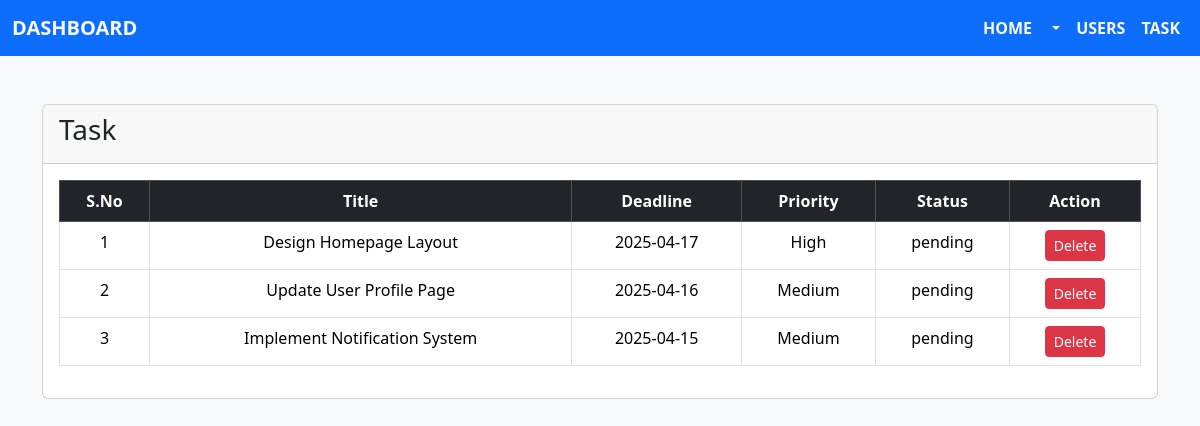
Screenshot of /admin/idTask.php?user_id=1 with the database file from the repository.
### tables this page shows
CREATE TABLE IF NOT EXISTS `tasks` (
  `id` int NOT NULL AUTO_INCREMENT,
  `user_id` int NOT NULL,
  `title` varchar(255) NOT NULL,
  `deadline` date NOT NULL,
  `priority` enum('High','Medium','Low') NOT NULL,
  `status` varchar(50) NOT NULL DEFAULT 'Pending',
  PRIMARY KEY (`id`),
  KEY `user_id` (`user_id`)
);

### admin/idTask.php (the view, shortened to what this page needs)
<!doctype html>
<html lang="en">
<head>
    <link href="https://cdn.jsdelivr.net/npm/bootstrap@5.3.5/dist/css/bootstrap.min.css" rel="stylesheet">
</head>
<body class=" bg-light">
    <div class="container-fluid ">
        <div class="row">
            <div class="col-sm-12 p-0">
                <nav class="navbar navbar-expand-lg bg-primary ">
                    <div class="container-fluid">
                        <a class="navbar-brand fw-bold text-light text-uppercase" href="dashboard.php">Dashboard</a>
                        <div class="collapse navbar-collapse" id="navbarSupportedContent">
                            <ul class="navbar-nav ms-auto mb-2 mb-lg-0">
                                <li class="nav-item">
                                    <a class="nav-link active fw-bold text-uppercase text-light" aria-current="page" href="dashboard.php">Home</a>
                                </li>
                                <li class="nav-item dropdown">
                                    <a class="nav-link dropdown-toggle  fw-bold text-uppercase text-light" href="#" role="button" data-bs-toggle="dropdown" aria-expanded="false">
                                    </a>
                                </li>
                                <li class="nav-item">
                                    <a class="nav-link fw-bold text-uppercase text-light" href="dashboard.php">Users</a>
                                </li>
                                <li class="nav-item">
                                    <a class="nav-link fw-bold text-uppercase text-light" href="alltask.php">Task</a>
                                </li>
                            </ul>
                        </div>
                    </div>
                </nav>
            </div>
        </div>
    </div>
    <div class="container">
        <div class="row">
            <div class="col-sm-12 mt-5">
                <div class="card shodow">
                    <div class="card-header">
                        <h3>Task</h3>
                    </div>
                    <div class="card-body">
                        <div class="table-table-responsive">
                            <table class="table  table-bordered text-center">
                                <?php
                                require_once '../includes/db.php';
                                if (isset($_GET['user_id'])) {
                                    $user_id = $_GET['user_id'];
                                    $stmt = $conn->prepare("SELECT * FROM tasks WHERE user_id = ?");
                                    $stmt->execute([$user_id]);
                                    $tasks = $stmt->fetchAll(PDO::FETCH_ASSOC);
                                }
                                else
                                {
                                    echo "Invalid user ID";
                                    exit;
                                }
                                ?>
                                <thead class="table-dark">
                                    <tr>
                                        <th>S.No</th>
                                        <th>Title</th>
                                        <th>Deadline</th>
                                        <th>Priority</th>
                                        <th>Status</th>
                                        <th>Action</th>
                                    </tr>
                                </thead>
                                <tbody>
                                    <?php $i = 1;
                                    foreach ($tasks as $task): ?>
                                        <tr>
                                            <td><?= $i++ ?></td>
                                            <td><?= htmlspecialchars($task['title']) ?></td>
                                            <td><?= htmlspecialchars($task['deadline']) ?></td>
                                            <td><?= htmlspecialchars($task['priority']) ?></td>
                                            <td><?= htmlspecialchars($task['status']) ?></td>
                                            <td>
                                                <a href="delete2.php?task_id=<?= $task['id'] ?>&user_id=<?=$_GET['user_id'];?>" class="btn btn-sm btn-danger delete-task">Delete</a>
                                            </td>
                                        </tr>
                                    <?php endforeach; ?>
                                </tbody>
                            </table>
                        </div>
                    </div>
                </div>
            </div>
        </div>
    </div>
</body>
</html>

### rows the page displays
tasks: title "Design Homepage Layout", deadline "2025-04-17", priority "High", status "pending"
tasks: title "Update User Profile Page", deadline "2025-04-16", priority "Medium", status "pending"
tasks: title "Implement Notification System", deadline "2025-04-15", priority "Medium", status "pending"
